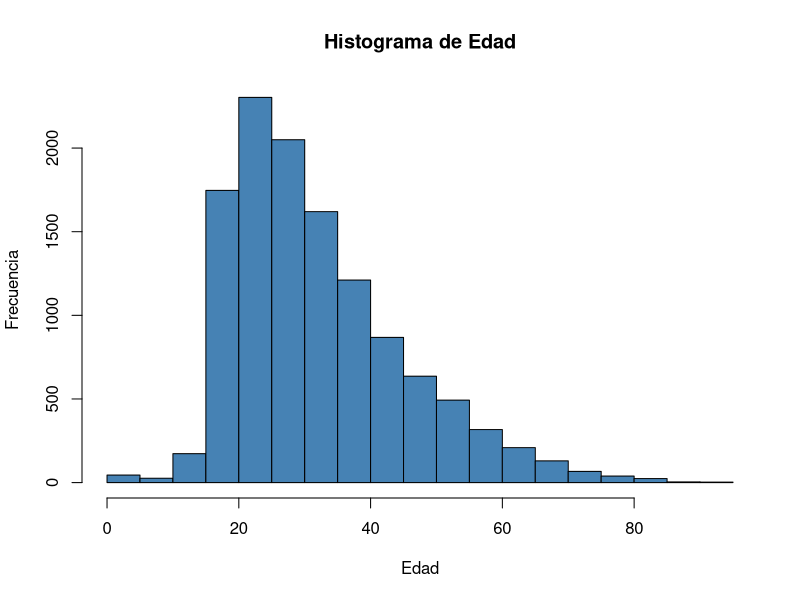
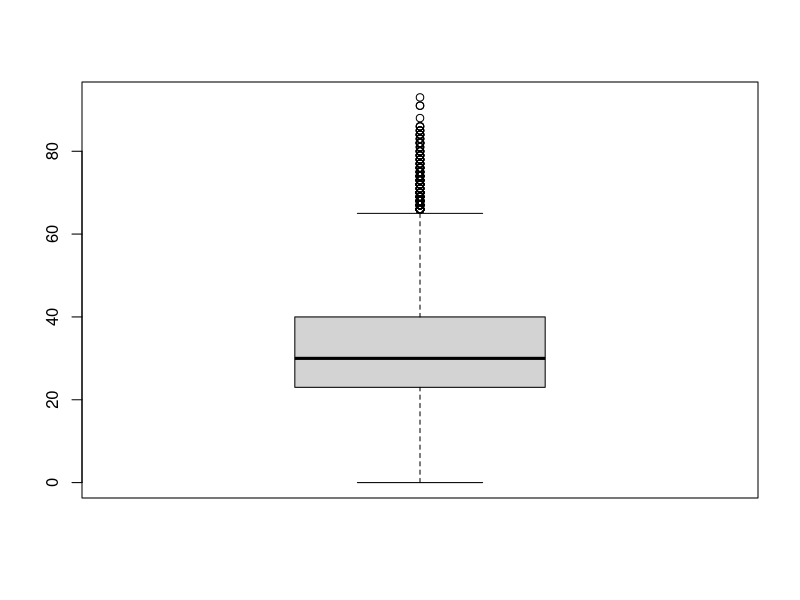
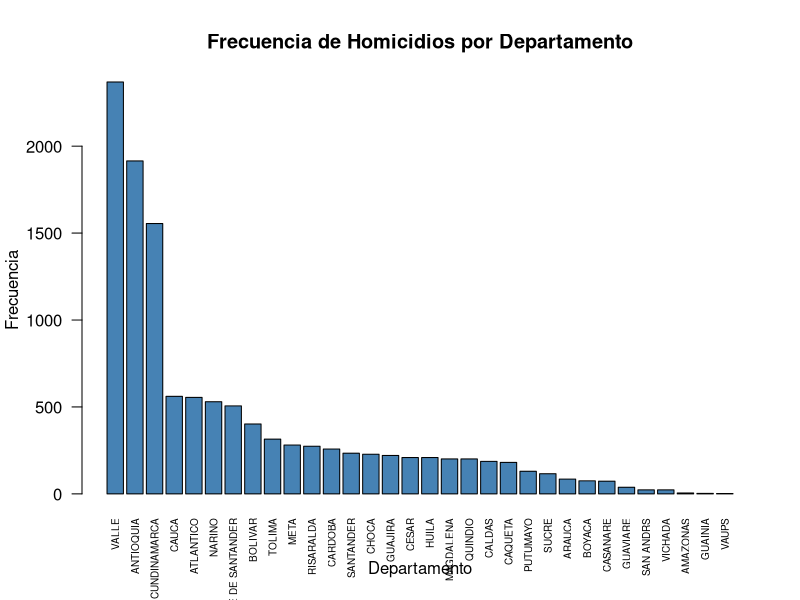
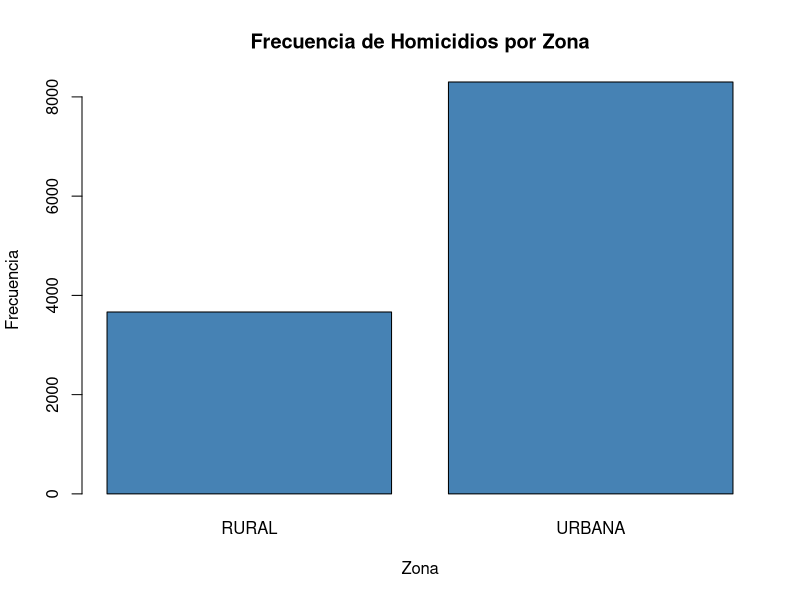
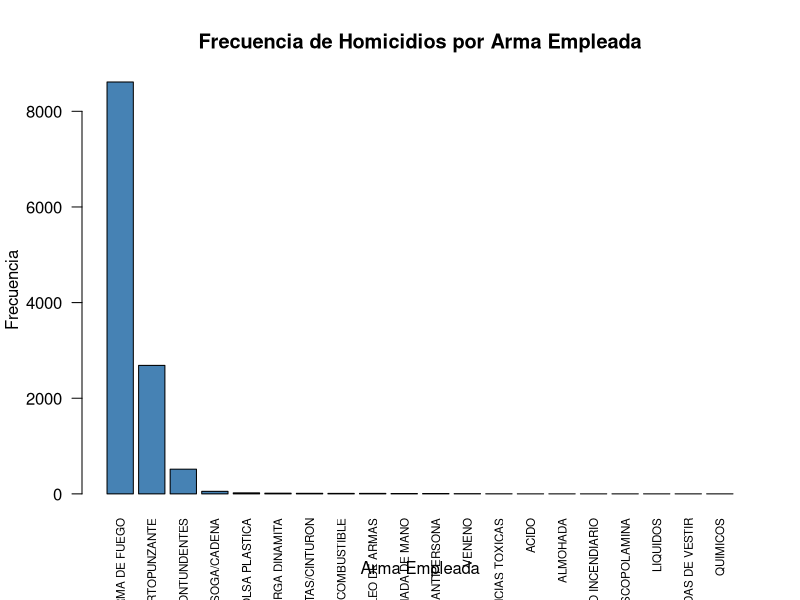
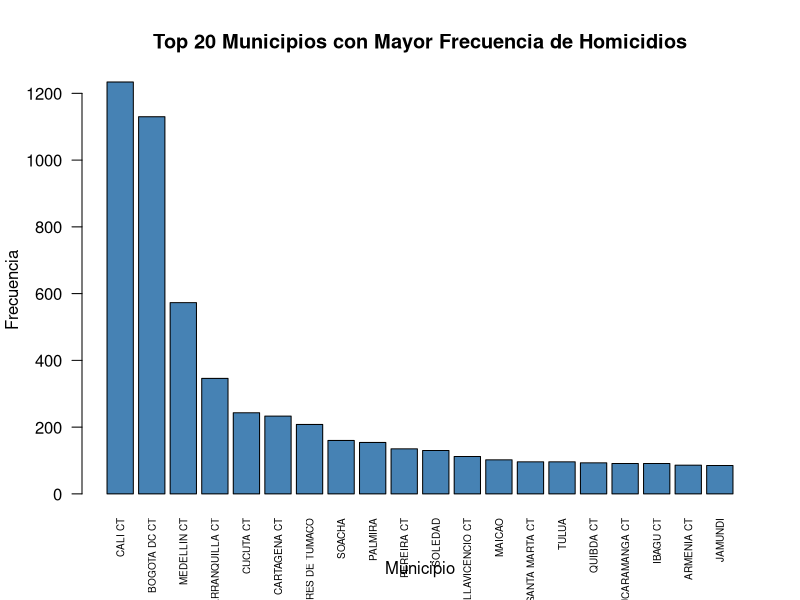
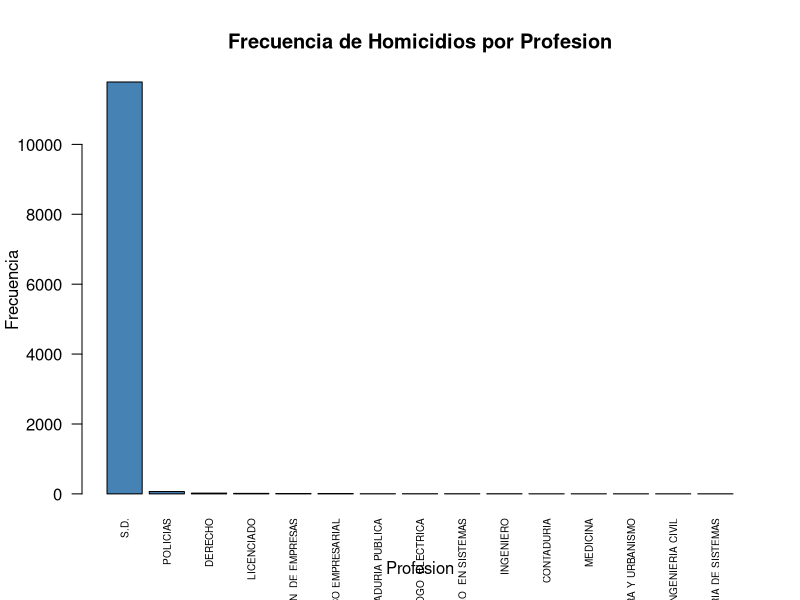
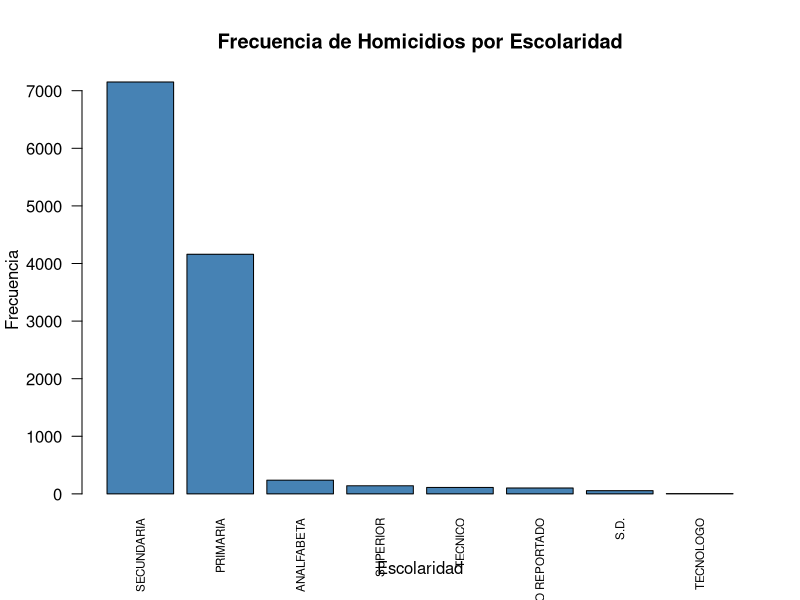

The R source for these figures, in order:
## ---- chunk 1
homicidios <- read.csv("Homicidios.csv", 
                       sep = ";", 
                       fileEncoding = "Latin1", 
                      check.names = TRUE)

# --- Corrección de caracteres corruptos por encoding ---
corrupcion_map <- list(
  list(p = "\u00b5", r = "A"),   # µ → A
  list(p = "\u00d6", r = "I"),   # Ö → I
  list(p = "\u00e1", r = "O"),   # á → O
  list(p = "\u00e9", r = "U"),   # é → U
  list(p = "\u00a5", r = "N"),   # ¥ → N
  list(p = "\u00a1", r = "i"),   # ¡ → i
  list(p = "\u00a2", r = "o"),   # ¢ → o
  list(p = "\u00ff", r = ""),    # ÿ → (eliminar)
  list(p = "\x82",   r = "E"),   # Miércoles corrupto → Miercoles
  list(p = "\xa0",   r = "A")    # Sábado corrupto → Sabado
)

# Función para aplicar todas las sustituciones a un texto
fix_corrupcion <- function(x) {
  for (entry in corrupcion_map) {
    x <- gsub(entry$p, entry$r, x, fixed = TRUE, useBytes = TRUE)
  }
  Encoding(x) <- "UTF-8"
  return(x)
}

# Corregir nombres de columnas
names(homicidios) <- fix_corrupcion(names(homicidios))

# Corregir valores en todas las columnas de tipo caracter
cols_char <- sapply(homicidios, is.character)
homicidios[cols_char] <- lapply(homicidios[cols_char], fix_corrupcion)

# Corregir nombres de algunas columnas
library(dplyr)

homicidios <- homicidios %>% 
  rename(Dia = D.a, 
         Pais_Nacimiento = Pa.s.de.nacimiento,
         Profesion = Profesi.n,
         Clase_de_sitio = Clase.de.sitio,
         Arma_empleada = Arma.empleada,
         Movil_agresor = M.vil.Agresor,
         Movil_victima = M.vil.Victima,
         Estado_civil  = Estado.civil,
         Clase_de_empleado = Clase.de.empleado,
         Codigo_DANE = C.digo.DANE
         )
## ---- chunk 2
head(homicidios)
## ---- chunk 3
str(homicidios)
## ---- chunk 4
summary(homicidios)
## ---- chunk 5
# Convertir a numérico (esto generará NAs donde dice "S.D.")
homicidios$Edad <- as.numeric(as.character(homicidios$Edad))

hist(homicidios$Edad, 
     main = "Histograma de Edad", 
     xlab = "Edad", 
     ylab = "Frecuencia", 
     col = "steelblue")

boxplot(homicidios$Edad, horizontal = FALSE)
## ---- chunk 6

homicidios$Departamento <- iconv(homicidios$Departamento, to = "ASCII//TRANSLIT", sub = "")

homicidios$Departamento <- gsub("[^a-zA-Z ]", "", homicidios$Departamento)

freq_depto <- table(homicidios$Departamento)
freq_depto_sorted <- sort(freq_depto, decreasing = TRUE)

barplot(freq_depto_sorted,
        main = "Frecuencia de Homicidios por Departamento",
        xlab = "Departamento",
        ylab = "Frecuencia",
        col = "steelblue",
        las = 2,
        cex.names = 0.6)
## ---- chunk 7
freq_zona <- table(homicidios$Zona)

barplot(freq_zona,
        main = "Frecuencia de Homicidios por Zona",
        xlab = "Zona",
        ylab = "Frecuencia",
        col = "steelblue")
## ---- chunk 8
freq_arma <- table(homicidios$Arma_empleada)
freq_arma_sorted <- sort(freq_arma, decreasing = TRUE)

barplot(freq_arma_sorted,
        main = "Frecuencia de Homicidios por Arma Empleada",
        xlab = "Arma Empleada",
        ylab = "Frecuencia",
        col = "steelblue",
        las = 2,
        cex.names = 0.7)
## ---- chunk 9
homicidios$Municipio <- iconv(homicidios$Municipio, to = "ASCII//TRANSLIT", sub = "")

homicidios$Municipio <- gsub("[^[:alnum:][:space:]]", "", homicidios$Municipio)

freq_municipio <- table(homicidios$Municipio)
freq_municipio_sorted <- sort(freq_municipio, decreasing = TRUE)

barplot(head(freq_municipio_sorted, 20),
        main = "Top 20 Municipios con Mayor Frecuencia de Homicidios",
        xlab = "Municipio",
        ylab = "Frecuencia",
        col = "steelblue",
        las = 2,
        cex.names = 0.6)
## ---- chunk 10
freq_profesion <- table(homicidios$Profesion)
freq_profesion_sorted <- sort(freq_profesion, decreasing = TRUE)

barplot(head(freq_profesion_sorted, 15),
        main = "Frecuencia de Homicidios por Profesion",
        xlab = "Profesion",
        ylab = "Frecuencia",
        col = "steelblue",
        las = 2,
        cex.names = 0.6)
## ---- chunk 11
freq_escolaridad <- table(homicidios$Escolaridad)
freq_escolaridad_sorted <- sort(freq_escolaridad, decreasing = TRUE)

barplot(freq_escolaridad_sorted,
        main = "Frecuencia de Homicidios por Escolaridad",
        xlab = "Escolaridad",
        ylab = "Frecuencia",
        col = "steelblue",
        las = 2,
        cex.names = 0.7)
## ---- chunk 12
data_num <- na.omit(homicidios[, c("Edad", "Cantidad")])
matriz_cor <- cor(data_num)
library(corrplot)
corrplot(matriz_cor, 
         method = "color",
         addCoef.col = "black",
         tl.col = "black",
         title = "Matriz de Correlación: Edad vs Cantidad",
         mar = c(0,0,1,0))
## ---- chunk 13
data_grafica <- na.omit(homicidios[, c("Edad", "Cantidad")])

plot(x = data_grafica$Edad, y = data_grafica$Cantidad,
     main = "Relación entre Edad y Cantidad de Homicidios",
     xlab = "Edad de la Víctima",
     ylab = "Cantidad de Casos",
     pch = 19,      # Tipo de punto (sólido)
     col = rgb(0, 0, 1, 0.2))
## ---- chunk 14
library(ggplot2)
library(dplyr)

# Filtrar el Top 6 de departamentos para que el gráfico sea legible
top_deptos <- homicidios %>%
  group_by(Departamento) %>%
  tally(sort = TRUE) %>%
  top_n(6) %>%
  pull(Departamento)

data_filtrada <- homicidios %>% filter(Departamento %in% top_deptos)

ggplot(data_filtrada, aes(y = Arma_empleada, fill = Zona)) +
  geom_bar(position = "dodge") + 
  facet_wrap(~Departamento) +
  labs(title = "Armas empleadas por Zona en los principales Departamentos",
       x = "Cantidad de Homicidios",
       y = "Arma") +
  theme_minimal() +
  theme(legend.position = "bottom")
